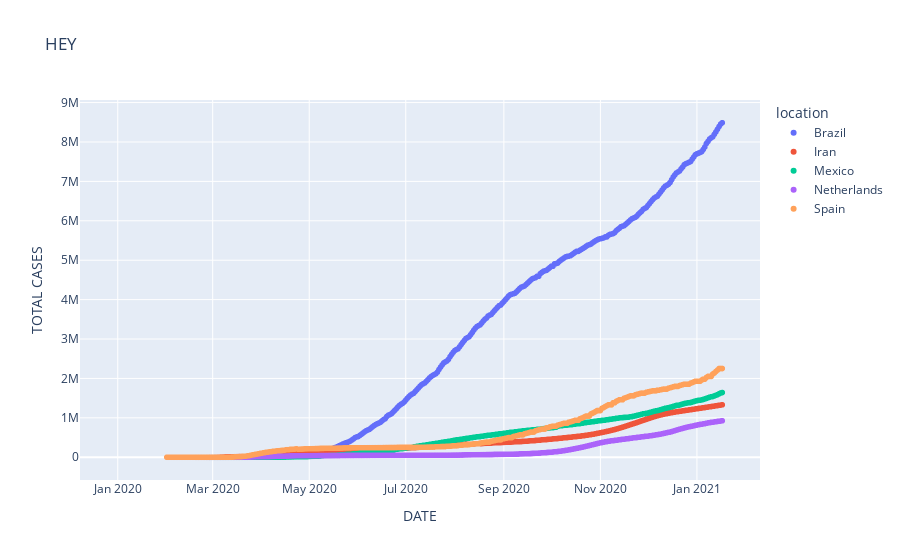

Notebook source saved alongside this figure:
### Code cell
jose = Plotillo(df=df_our_countries, x_axis='date', y_axis='total_cases', x_label='DATE', y_label='TOTAL CASES', title='HEY', color='location')
jose.save_plot()

### Figure 1 — Plotly figure (JSON) as saved in the notebook; plotly's stock layout.template omitted (floating-point values rounded to 4 significant figures; data arrays with more than 128 entries replaced by an {"elided": "..."} marker saying what was removed)
{"data": [{"hovertemplate": "location=Brazil<br>DATE=%{x}<br>TOTAL CASES=%{y}<extra></extra>", "legendgroup": "Brazil", "marker": {"color": "#636efa", "symbol": "circle"}, "mode": "markers", "name": "Brazil", "showlegend": true, "type": "scattergl", "x": {"elided": "327 str values"}, "xaxis": "x", "y": {"elided": "327 int values"}, "yaxis": "y"}, {"hovertemplate": "location=Iran<br>DATE=%{x}<br>TOTAL CASES=%{y}<extra></extra>", "legendgroup": "Iran", "marker": {"color": "#EF553B", "symbol": "circle"}, "mode": "markers", "name": "Iran", "showlegend": true, "type": "scattergl", "x": {"elided": "334 str values"}, "xaxis": "x", "y": {"elided": "334 int values"}, "yaxis": "y"}, {"hovertemplate": "location=Mexico<br>DATE=%{x}<br>TOTAL CASES=%{y}<extra></extra>", "legendgroup": "Mexico", "marker": {"color": "#00cc96", "symbol": "circle"}, "mode": "markers", "name": "Mexico", "showlegend": true, "type": "scattergl", "x": {"elided": "383 str values"}, "xaxis": "x", "y": {"elided": "383 int values"}, "yaxis": "y"}, {"hovertemplate": "location=Netherlands<br>DATE=%{x}<br>TOTAL CASES=%{y}<extra></extra>", "legendgroup": "Netherlands", "marker": {"color": "#ab63fa", "symbol": "circle"}, "mode": "markers", "name": "Netherlands", "showlegend": true, "type": "scattergl", "x": {"elided": "328 str values"}, "xaxis": "x", "y": {"elided": "328 int values"}, "yaxis": "y"}, {"hovertemplate": "location=Spain<br>DATE=%{x}<br>TOTAL CASES=%{y}<extra></extra>", "legendgroup": "Spain", "marker": {"color": "#FFA15A", "symbol": "circle"}, "mode": "markers", "name": "Spain", "showlegend": true, "type": "scattergl", "x": {"elided": "352 str values"}, "xaxis": "x", "y": {"elided": "352 int values"}, "yaxis": "y"}], "layout": {"legend": {"title": {"text": "location"}, "tracegroupgap": 0}, "title": {"text": "HEY"}, "xaxis": {"anchor": "y", "domain": [0, 1], "title": {"text": "DATE"}}, "yaxis": {"anchor": "x", "domain": [0, 1], "title": {"text": "TOTAL CASES"}}}}
